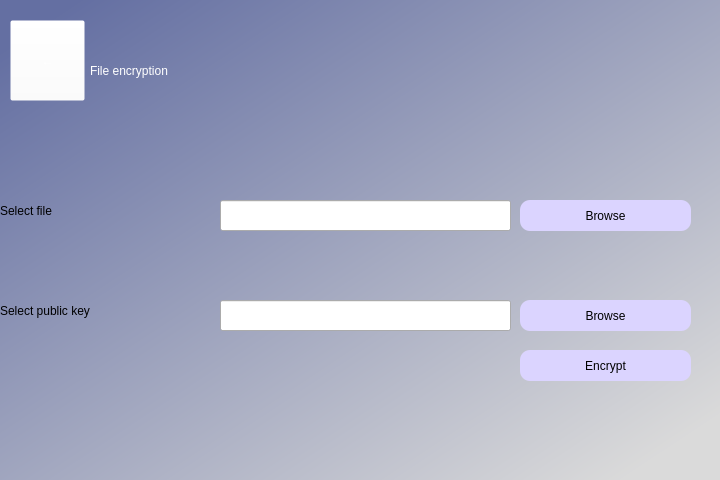
<?xml version="1.0" encoding="UTF-8"?>
<ui version="4.0">
 <class>Dialog</class>
 <widget class="QDialog" name="Dialog">
  <property name="geometry">
   <rect>
    <x>0</x>
    <y>0</y>
    <width>720</width>
    <height>480</height>
   </rect>
  </property>
  <property name="windowTitle">
   <string>File Encrypter/Decrypter</string>
  </property>
  <widget class="QWidget" name="widget" native="true">
   <property name="geometry">
    <rect>
     <x>0</x>
     <y>0</y>
     <width>721</width>
     <height>481</height>
    </rect>
   </property>
   <property name="styleSheet">
    <string notr="true">QWidget#widget{
background-color:qlineargradient(spread:pad, x1:0.051, y1:0.0568182, x2:0.926136, y2:0.938, stop:0 rgba(100, 111, 162, 255), stop:1 rgba(218, 218, 218, 255))}</string>
   </property>
   <widget class="QLabel" name="label">
    <property name="geometry">
     <rect>
      <x>90</x>
      <y>0</y>
      <width>461</width>
      <height>141</height>
     </rect>
    </property>
    <property name="styleSheet">
     <string notr="true">color: rgb(255, 255, 255);
font: 46pt &quot;MS Shell Dlg 2&quot;;</string>
    </property>
    <property name="text">
     <string>File encryption</string>
    </property>
   </widget>
   <widget class="QLabel" name="label_2">
    <property name="geometry">
     <rect>
      <x>0</x>
      <y>170</y>
      <width>141</width>
      <height>81</height>
     </rect>
    </property>
    <property name="styleSheet">
     <string notr="true">font: 22pt &quot;MS Shell Dlg 2&quot;;
color:rgb(0, 0, 0);</string>
    </property>
    <property name="text">
     <string>Select file</string>
    </property>
   </widget>
   <widget class="QLabel" name="label_3">
    <property name="geometry">
     <rect>
      <x>0</x>
      <y>270</y>
      <width>241</width>
      <height>81</height>
     </rect>
    </property>
    <property name="styleSheet">
     <string notr="true">color:rgb(0, 0, 0);
font: 22pt &quot;MS Shell Dlg 2&quot;;</string>
    </property>
    <property name="text">
     <string>Select public key</string>
    </property>
   </widget>
   <widget class="QPushButton" name="file_button">
    <property name="geometry">
     <rect>
      <x>520</x>
      <y>200</y>
      <width>171</width>
      <height>31</height>
     </rect>
    </property>
    <property name="styleSheet">
     <string notr="true">border-radius:10px;
background-color: rgb(219, 212, 255);
font: 16pt &quot;MS Shell Dlg 2&quot;;</string>
    </property>
    <property name="text">
     <string>Browse</string>
    </property>
   </widget>
   <widget class="QPushButton" name="key_button">
    <property name="geometry">
     <rect>
      <x>520</x>
      <y>300</y>
      <width>171</width>
      <height>31</height>
     </rect>
    </property>
    <property name="styleSheet">
     <string notr="true">border-radius:10px;
font: 16pt &quot;MS Shell Dlg 2&quot;;
background-color: rgb(219, 212, 255);</string>
    </property>
    <property name="text">
     <string>Browse</string>
    </property>
   </widget>
   <widget class="QLineEdit" name="key_line">
    <property name="geometry">
     <rect>
      <x>220</x>
      <y>300</y>
      <width>291</width>
      <height>31</height>
     </rect>
    </property>
   </widget>
   <widget class="QLineEdit" name="file_line">
    <property name="geometry">
     <rect>
      <x>220</x>
      <y>200</y>
      <width>291</width>
      <height>31</height>
     </rect>
    </property>
   </widget>
   <widget class="QPushButton" name="submit_button">
    <property name="geometry">
     <rect>
      <x>520</x>
      <y>350</y>
      <width>171</width>
      <height>31</height>
     </rect>
    </property>
    <property name="styleSheet">
     <string notr="true">border-radius:10px;
font: 16pt &quot;MS Shell Dlg 2&quot;;
background-color: rgb(219, 212, 255);</string>
    </property>
    <property name="text">
     <string>Encrypt</string>
    </property>
   </widget>
   <widget class="QPushButton" name="arrow_button">
    <property name="geometry">
     <rect>
      <x>10</x>
      <y>20</y>
      <width>75</width>
      <height>81</height>
     </rect>
    </property>
    <property name="styleSheet">
     <string notr="true">font: 48pt &quot;MS Shell Dlg 2&quot;;
background-color: rgba(255, 255, 255, 0);
color: rgb(255, 255, 255);</string>
    </property>
    <property name="text">
     <string>←</string>
    </property>
   </widget>
   <widget class="QLabel" name="error">
    <property name="geometry">
     <rect>
      <x>220</x>
      <y>160</y>
      <width>291</width>
      <height>31</height>
     </rect>
    </property>
    <property name="styleSheet">
     <string notr="true">color:rgb(165, 0, 0);
font: 14pt &quot;MS Shell Dlg 2&quot;;</string>
    </property>
    <property name="text">
     <string/>
    </property>
   </widget>
  </widget>
 </widget>
 <resources/>
 <connections/>
</ui>
